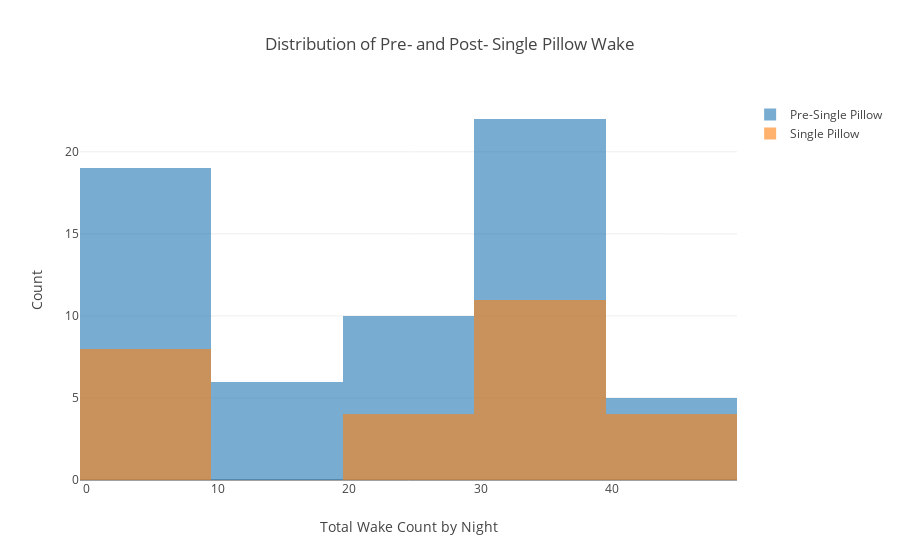

Notebook code for this chart:
### Code cell
plotly.offline.iplot(fig)

### Figure 1 — Plotly figure (JSON) as saved in the notebook; plotly's stock layout.template omitted (floating-point values rounded to 4 significant figures)
{"data": [{"name": "Pre-Single Pillow", "opacity": 0.6, "type": "histogram", "uid": "b4076848-ac16-4464-b732-3cb92d08055a", "x": [32, 0, 33, 37, 0, 21, 0, 35, 34, 36, 0, 36, 33, 39, 37, 28, 11, 0, 33, 39, 42, 45, 30, 24, 13, 0, 0, 0, 15, 0, 29, 0, 29, 44, 33, 35, 19, 0, 22, 21, 26, 31, 0, 21, 0, 43, 0, 16, 0, 32, 41, 16, 0, 31, 31, 35, 0, 36, 0, 31, 27, 0]}, {"name": "Single Pillow", "opacity": 0.6, "type": "histogram", "uid": "cca5ac9e-6b01-4a32-8738-831899dbec52", "x": [44, 33, 24, 28, 0, 34, 35, 0, 40, 0, 34, 0, 28, 36, 0, 30, 39, 26, 0, 36, 30, 41, 39, 43, 0, 0, 35]}], "layout": {"barmode": "overlay", "title": {"text": "Distribution of Pre- and Post- Single Pillow Wake"}, "xaxis": {"title": {"text": "Total Wake Count by Night"}}, "yaxis": {"title": {"text": "Count"}}}}
